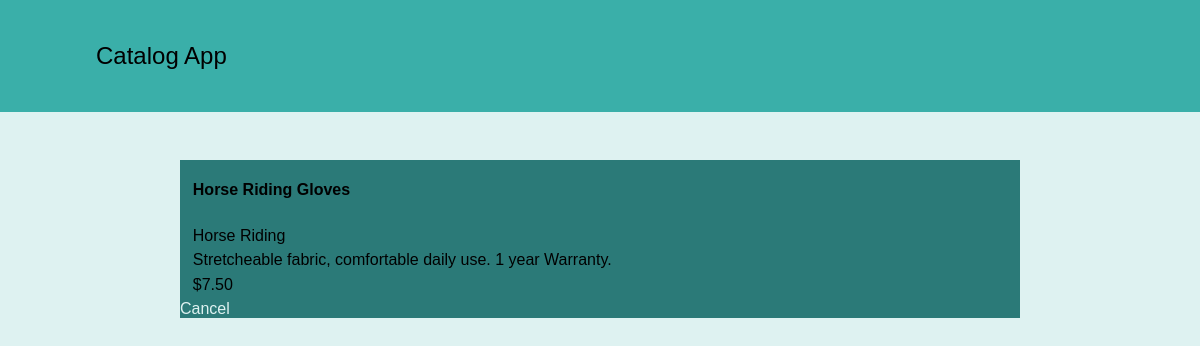
The page /category/1/item/1 on the database its author committed.
### database_setup.py (models this page shows, shortened)
class Item(Base):
    __tablename__ = 'items'
    id = Column(Integer, primary_key=True)
    name = Column(String(80), nullable=False)
    description = Column(String(250))
    price = Column(String(8))
    category_id = Column(Integer, ForeignKey('category.id'))
    category = relationship(Category)
    user_id = Column(Integer, ForeignKey('user.id'))
    user = relationship(User)

class Category(Base):
    __tablename__ = 'category'
    id = Column(Integer, primary_key=True)
    name = Column(String(80), nullable=False)
    user_id = Column(Integer, ForeignKey('user.id'))
    user = relationship(User)

### application.py (the view)
@app.route('/category/<int:category_id>/item/<int:item_id>', methods=['GET'])
def showOneItem(category_id, item_id):
    session = create_session()
    category = session.query(Category).filter_by(id=category_id).one()
    oneItem = session.query(Item).filter_by(id=item_id,
                                            category_id=category.id).one()
    creator = getUserInfo(category.user_id)
    if 'username' not in login_session \
            or creator.id != login_session['user_id']:
        state = generateState()
        return render_template('publicOneItem.html',
                               STATE=state,
                               item=oneItem,
                               category=category)
    return render_template('oneItem.html',
                           item=oneItem,
                           category=category)

### application.py (called while the page is built)
def create_session():
    engine = create_engine('sqlite:///items_catalog.db')
    Base.metadata.bind = engine
    DBSession = sessionmaker(bind=engine)
    session = DBSession()
    return session

def generateState():
    state = ''.join(
        random.choice(string.ascii_uppercase + string.digits)
        for x in range(32))
    login_session['state'] = state
    return state

def getUserInfo(user_id):
    print("Getting the user's info...")
    session = create_session()
    user = session.query(User).filter_by(id=user_id).one()
    return user

### templates/publicOneItem.html (shortened to what this page needs)
<html>
<head>
	<link rel="stylesheet" type="text/css" href="{{ url_for('static', filename='styles.css') }}">
</head>
  <body>
    <div class="up-bar">
      <div class="title">
          Catalog App
      </div>
    </div>
    <div class="item-container">
      <div class="description-items"><h4>{{item.name}}</h4></div>
      <div class="description-items">{{category.name}}</div>
      <div class="description-items">{{item.description}}</div>
      <div class="description-items">{{item.price}}</div>
        <a href = '{{url_for("showItems", category_id = category.id)}}'>Cancel</a>
      </div>
  </body>
</html>

### static/styles.css (style rules this page uses)
body { font-family: Arial, Helvetica Neue, Helvetica, sans-serif; margin: 0; background-color: #def2f1; }
a { text-decoration: none; color: #def2f1; }
.up-bar { width: 100%; display: inline-block; background-color: #3aafa9; padding-top: 3.5%; padding-bottom: 3.5%; }
.title { float: left; text-align: left; width:42%; font-size: 1.5em; padding-left: 8%; }
.item-container { background-color: #2b7a78; display:inline-block; margin-top: 4%; margin-left: 15%; margin-right: 15%; width: 70%; }
.description-items { padding-left: 0.8em; padding-bottom: 0.4em; }

### rows shown on the page
Item: name "Horse Riding Gloves", description "Stretcheable fabric, comfortable daily use. 1 year Warranty.", price "$7.50"
Category: name "Horse Riding"
